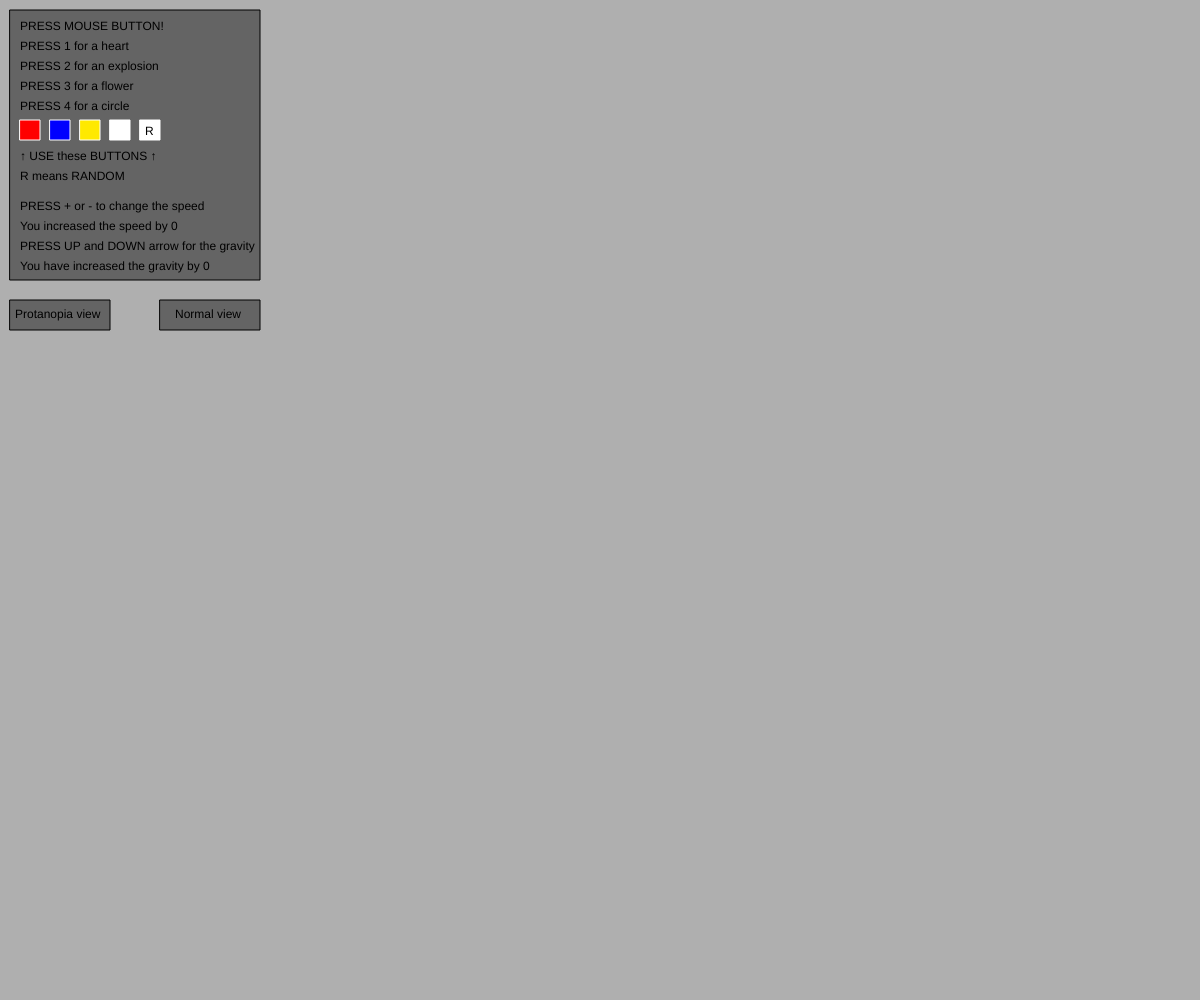
Frame 1 (no input)
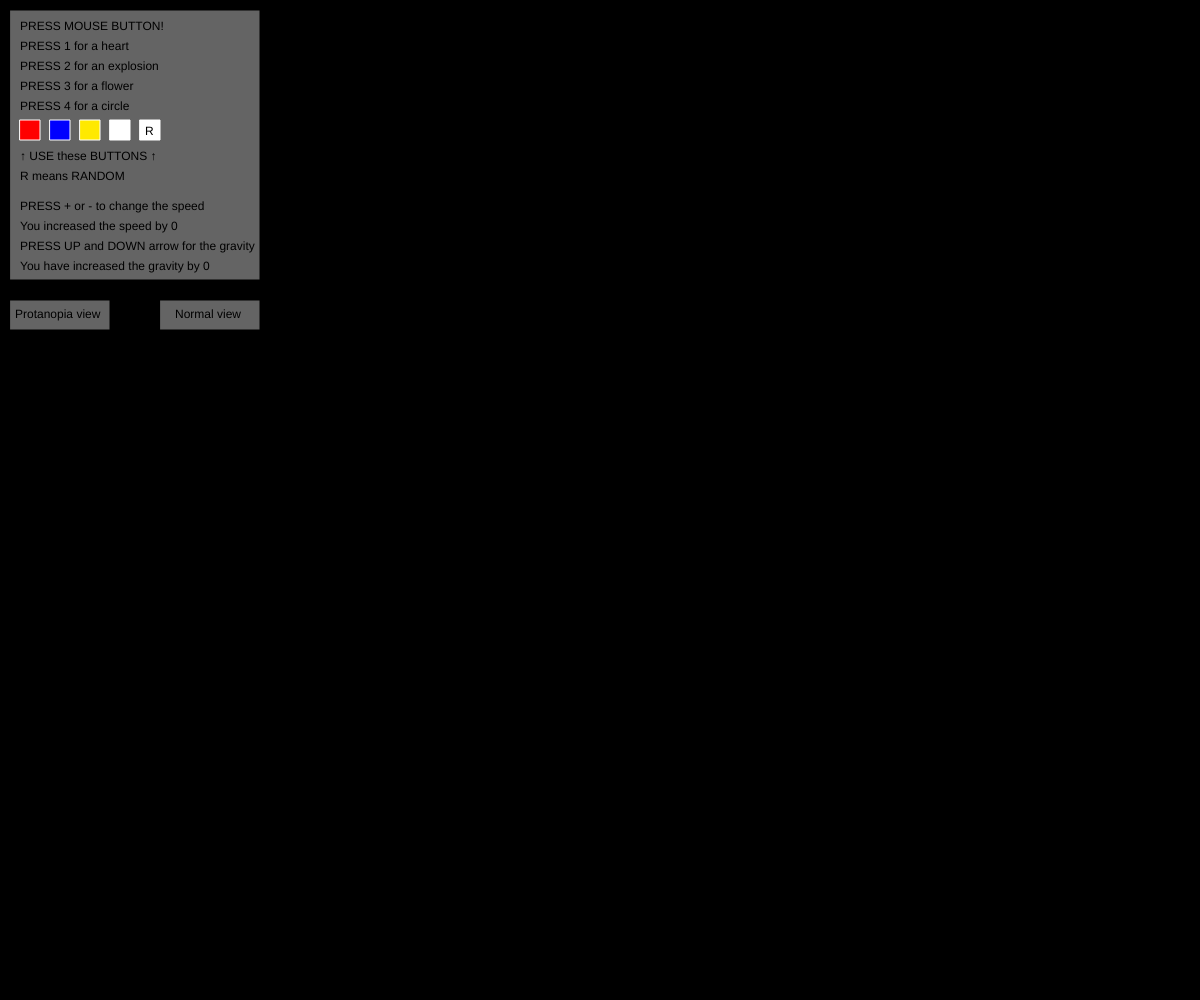
Frame 60 (no input)
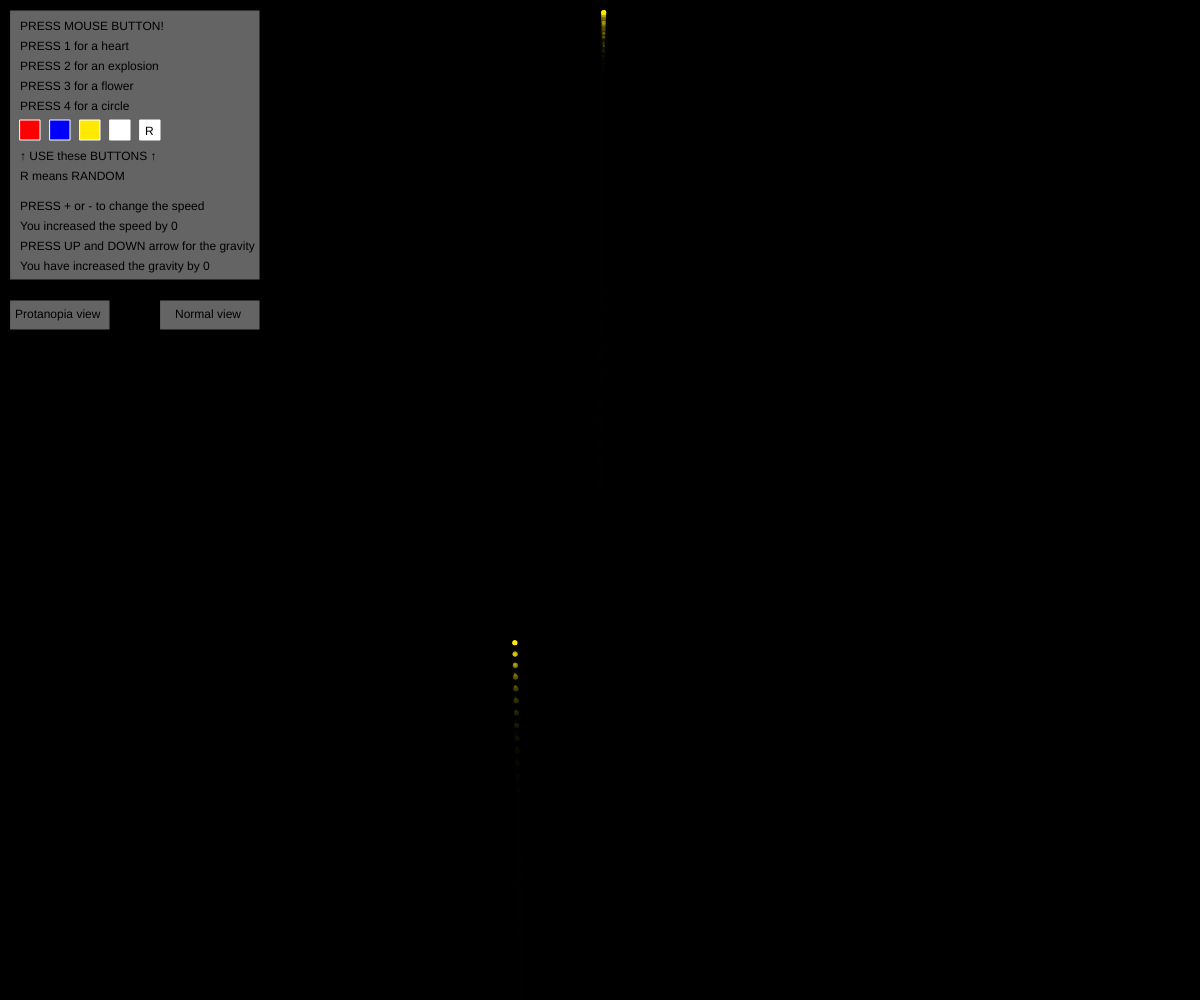
Frame 120 (the mouse pressed at the canvas centre since frame 60)

The p5.js sketch that drew these frames (run headless with seeded random() and noise() and a simulated clock; from frame 60 on, the mouse is pressed at the canvas centre):

// p5.js sketch
// ── sketch.js
var gravity, gravityInc = 0;
var fireworks = [];

//button variables
var buttonY = 120;
var buttonYHeight = 20;
var buttonXWidth = buttonYHeight;
var buttonX = 20;
var isPressed = false;
var proIsClicked = false;
var normalIsClicked = true;

//variables which will be used for interaction
var mode = 0;
var speed = 0;
var r,g,b = 0;

/////////////////////////////////////////////////////////////////////

function setup() {
  frameRate(60);
  createCanvas(windowWidth, windowHeight);
}

/////////////////////////////////////////////////////////////////////

function draw() {
  background(0,80);
  gravity = createVector(0,0.2 + gravityInc);
  
  push();
  for(let i = fireworks.length - 1; i >= 0; i--)
  {
    fireworks[i].update();
    fireworks[i].show();
    fireworks[i].setMode(mode);
    fireworks[i].setColor(r,g,b);
    if(fireworks[i].finished())
    {
      //destroy the particles once over -> better performance
      fireworks.splice(i,1);
    }
  }
  pop();
  push();
  UIdraw();
  pop();
  if(random(0,1) < 0.02)
  {
    //firework will randomly draw in the background
    fireworks.push(new Firework(random(width),height,speed));  
  }
}

/////////////////////////////////////////////////////////////////////

function mousePressed(){
  //create new fireworks
  if(mouseX > 220 || mouseY > 230)
  {
    fireworks.push(new Firework(mouseX,mouseY,speed));
  }
  //button detection
  if(mouseX > buttonX && mouseX < buttonX + buttonXWidth && mouseY > buttonY && mouseY < buttonY + buttonYHeight)
  {
    if(proIsClicked)
    {
      r = 144;
      g = 129;
      b = 33;
    }
    if(normalIsClicked)
    {
      r = 255;
      g = 0;
      b = 0;
    }
  }
  if(mouseX > buttonX + 30 && mouseX < buttonX + buttonXWidth + 30 && mouseY > buttonY && mouseY < buttonY + buttonYHeight)
  {
    if(proIsClicked)
    {
      r = 0;
      g = 74;
      b = 156;
    }
    if(normalIsClicked)
    {
      r = 0;
      g = 0;
      b = 255;
    }
  }
  if(mouseX > buttonX + 60 && mouseX < buttonX + buttonXWidth + 60 && mouseY > buttonY && mouseY < buttonY + buttonYHeight)
  {
    if(proIsClicked)
    {
      r = 255;
      g = 231;
      b = 107;
    }
    if(normalIsClicked)
    {
      r = 255;
      g = 233;
      b = 0;
    }
  }
  if(mouseX > buttonX + 90 && mouseX < buttonX + buttonXWidth + 90 && mouseY > buttonY && mouseY < buttonY + buttonYHeight)
  {
    r = 255;
    g = 255;
    b = 255;
  }
  if(mouseX > buttonX + 120 && mouseX < buttonX + buttonXWidth + 120 && mouseY > buttonY && mouseY < buttonY + buttonYHeight)
  {
    //fun random colour
    r = random(0,255);
    g = random(0,255);
    b = random(0,255);
  }
  if(mouseX > 10 && mouseX < 110 && mouseY > 300 && mouseY < 330)
  {
    proIsClicked = true;
    normalIsClicked = false;
    proView(); //for current colour
  }
  if(mouseX > 160 && mouseX < 260 && mouseY > 300 && mouseY < 330)
  {
    proIsClicked = false;
    normalIsClicked = true;
    normView(); //for current colour
  }
}

/////////////////////////////////////////////////////////////////////

function keyPressed(){
  //CHANGE MODE
  if(keyCode === 49)
  {
    mode = 1;
  }
  if(keyCode === 50)
  {
    mode = 0;
  }
  if(keyCode === 51)
  {
    mode = 2;
  }
  if(keyCode === 52)
  {
    mode = 3;
  }
  //INCREASE OR DECREASE SPEED
  if(keyCode === 187 || keyCode === 107)
  {
    speed += 2;
  }
  if(keyCode === 189 || keyCode === 109)
  {
    speed -= 2;
  }
  //INCREASE OR DECREASE GRAVITY
  if(keyCode === UP_ARROW)
  {
    gravityInc += 0.2;
  }
    if(keyCode === DOWN_ARROW)
  {
    gravityInc -= 0.05;
  }
}

/////////////////////////////////////////////////////////////////////

//this function displays the UI
function UIdraw() {
  fill(100);
  rect(10,10,250,270);
  push();
  translate(0,20)
  fill(0);
  text("PRESS MOUSE BUTTON!",20,10);
  text("PRESS 1 for a heart",20,30);
  text("PRESS 2 for an explosion",20,50);
  text("PRESS 3 for a flower",20,70);
  text("PRESS 4 for a circle",20,90);
  stroke(255);
  fill(255,0,0);
  rect(buttonX,buttonY - 20,buttonXWidth,buttonYHeight);
  fill(0,0,255);
  rect(buttonX + 30,buttonY - 20,buttonXWidth,buttonYHeight);
  fill(255,233,0);
  rect(buttonX + 60,buttonY - 20,buttonXWidth,buttonYHeight);
  fill(255,255,255);
  rect(buttonX + 90,buttonY - 20,buttonXWidth,buttonYHeight);
  fill(255,255,255);
  rect(buttonX + 120,buttonY - 20,buttonXWidth,buttonYHeight);
  fill(0);
  noStroke();
  text("↑ USE these BUTTONS ↑",20,140);
  text("R means RANDOM",20,160);
  text("R",145,115);
  text("PRESS + or - to change the speed",20,190);
  text("You " + incOrNotSpeed() + " the speed by " + speed,20,210);
  text("PRESS UP and DOWN arrow for the gravity",20,230);
  text("You have " + incOrNotGrav() + " the gravity by " + gravityInc,20,250);
  pop();
  fill(100);
  rect(10,300,100,30);
  rect(160,300,100,30);
  fill(0);
  text("Protanopia view",15,318);
  text("Normal view",175,318)
}

/////////////////////////////////////////////////////////////////////

//function to display whether speed was increased or decreased
function incOrNotSpeed(){
  if(speed >= 0)
    {
      return "increased";
    }
  else
    {
      return "decreased";
    }
}

/////////////////////////////////////////////////////////////////////

//function to display whether gravity was increased or decreased
function incOrNotGrav(){
  if(gravityInc >= 0)
  {
    return "increased";
  }
  else
  {
    return "decreased";    
  }
}

/////////////////////////////////////////////////////////////////////

//this function changes the current colour to the colour blindness type
function proView(){
  if(r == 255 & g == 0 && b == 0)
  {
    r = 144;
    g = 129;
    b = 33;
  }
  if(r == 0 && g == 0 && b == 255)
  {
    r = 0;
    g = 74;
    b = 156;
  }
  if(r == 255 && g == 233 && b == 0)
  {
    r = 255;
    g = 231;
    b = 107;
  }
}

/////////////////////////////////////////////////////////////////////

//this function changes the current colour back to trichromacy colour
function normView(){
  if(r == 144 & g == 129 && b == 33)
  {
    r = 255;
    g = 0;
    b = 0;
  }
  if(r == 0 && g == 74 && b == 156)
  {
    r = 0;
    g = 0;
    b = 255;
  }
  if(r == 255 && g == 231 && b == 107)
  {
    r = 255;
    g = 233;
    b = 0;
  }
}
// ── firework.js
//this class will create the actual firework made of Particle
function Firework(x,y,speed) {
    //boolean to detect when the particle should explode
    this.explode = false;
    //array that will be filled with explosion particule
    this.explosionArr = [];
    //mode of explosion
    this.mode = 0;
    this.r = 0;
    this.g = 0;
    this.b = 0;
    this.speedY = speed;1
    //first particle of the firework 
    this.firework = new Particle(x,y,false,this.mode,255,233,0,this.speedY);
  
/////////////////////////////////////////////////////////////////////

    this.update = function() {
        //if its not exploded we make our one particle go up
        if(!this.explode)
        {
            this.firework.applyForce(gravity);
            this.firework.update();
            //when it reaches its explosion point we set to true and start the explosion
            if(this.firework.vel.y >= 0)
            {
                this.explode = true;
                this.explosion();
            }
        }
        for(let i = this.explosionArr.length - 1; i >= 0; i--)
        {
            //give movement to the explosion particles + gravity
            this.explosionArr[i].applyForce(gravity);
            this.explosionArr[i].update();
            if(this.explosionArr[i].finished())
            {
                this.explosionArr.splice(i,1);
            }
        }
    }

/////////////////////////////////////////////////////////////////////
  
    this.explosion = function() {
        for(let i = 0; i < 100; i++)
        {
            //to create explosion, we create a 100 particules
            var p = new Particle(this.firework.pos.x,this.firework.pos.y,true,this.mode,this.r,this.g,this.b, this.speedY);
            this.explosionArr.push(p);
        }
    }

/////////////////////////////////////////////////////////////////////
  
    //function to display firework
    this.show = function() {
        if(!this.explode)
        {
            this.firework.show();
        }
        for(let i = 0; i < this.explosionArr.length; i++)
        {
            this.explosionArr[i].show();
        }
    }
  
/////////////////////////////////////////////////////////////////////
    
    //setter function to set mode of firework
    this.setMode = function(mode){
        this.mode = mode;
    }
  
/////////////////////////////////////////////////////////////////////

    //setter function to set the colour
    this.setColor = function(r,g,b){
        this.r = r;
        this.g = g; 
        this.b = b;
    }
  
/////////////////////////////////////////////////////////////////////

    //this function checks whether or not the firework's array of particle is empty meaning it's finished
    this.finished = function() {
        if(this.explode && this.explosionArr.length === 0)
        {
            return true;
        }
        else
        {
            return false;
        }
    }
}
// ── particle.js
function Particle(x,y,explosion,mode,r,g,b,speed) {
    //particle variables
    this.x = x; 
    this.y = y;
    this.r = r;
    this.g = g;
    this.b = b;
    this.speed = speed;
    this.pos = createVector(x, y);
    this.acc = createVector(0, 0);
    this.lifespan = 255;
  
    //MODES
    //when the particle exploded into a 100 particles
    if(explosion)
    {
      //the person can change the mode depending on what shape of fireworks he/she wants
      if(mode == 0) //mode 0 is a basic firework
      {
        this.vel = p5.Vector.random2D();
        this.vel.mult(random(2, 10));
      }
      if(mode == 1) //mode 1 is a heart
      {
        const a = random(TWO_PI);
        const r = 15;
        const x = r * 16 * pow(sin(a),3);
        const y = -r * (13 * cos(a) - 5 * cos(2 * a) - 2 * cos(3 * a) - cos(4 * a));
        this.vel = createVector(x,y);
        this.vel.mult(0.02);
      }
      if(mode == 2) //mode 2 is a flower
      {
        const a = random(TWO_PI);
        const r = 12 + sin(9 * a);
        const x = cos(a) * r;
        const y = sin(a) * r;
        this.vel = createVector(x,y);
        this.vel.mult(0.3);
      }
      if(mode == 3) //circle
      {
        this.vel = p5.Vector.random2D();
        this.vel.mult(4);
      }
    }
    else //this is for the first particle before the explosion
        //simple up velocity on the particle
    {
      this.vel = createVector(random(-0.5,0.5), random(-7 - this.speed,-17 - this.speed));
    }
  
/////////////////////////////////////////////////////////////////////
  
    //this function updates the position and lifespan of the particles 
    this.update = function() {
      this.vel.add(this.acc); //add acceleration to the velocity 
      this.pos.add(this.vel); //then add velocity to position of particle to move it 
      this.acc.mult(0); //we reset the acceleration
      if(explosion)
      {
        //we decrease the lifespan and velocity to make the particle fall slower once exploded
        this.lifespan -= 6;
        this.vel.mult(0.95);
      }
    }

/////////////////////////////////////////////////////////////////////
  
    //this function checks whether or not the particle's lifespan are below 0 meaning they are finished
    this.finished = function(){
      if(this.lifespan < 0)
      {
        return true;
      }
      else
      {
        return false;
      }
    }
  
/////////////////////////////////////////////////////////////////////

    //this function gives an effect of gravity to each particles
    this.applyForce = function(force) {
      this.acc.add(force);
    }
  
    //this function displays the particle
    this.show = function() {
      //if the particle is not exploded yet, we draw a trail
      if(!explosion)
      {
        for(let i = 0; i < 4; i++)
          {
            stroke(this.r,this.g,this.b,this.lifespan/(i+1));
            strokeWeight(5-i);
            point(this.pos.x, this.pos.y + (i * random(10,12)));
          }
      }

      stroke(this.r,this.g,this.b,this.lifespan);
      strokeWeight(5);
      point(this.pos.x, this.pos.y);
    }
  }
